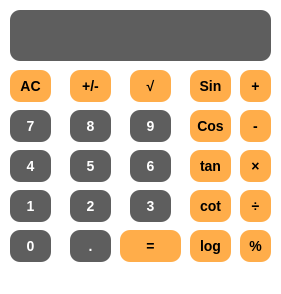
<?xml version="1.0" encoding="UTF-8"?>
<ui version="4.0">
 <class>MainWindow</class>
 <widget class="QMainWindow" name="MainWindow">
  <property name="geometry">
   <rect>
    <x>0</x>
    <y>0</y>
    <width>281</width>
    <height>294</height>
   </rect>
  </property>
  <property name="windowTitle">
   <string>MainWindow</string>
  </property>
  <property name="styleSheet">
   <string notr="true">background-color: rgb(255, 255, 255);
</string>
  </property>
  <widget class="QWidget" name="centralwidget">
   <widget class="QPushButton" name="btn_sum">
    <property name="geometry">
     <rect>
      <x>240</x>
      <y>70</y>
      <width>31</width>
      <height>32</height>
     </rect>
    </property>
    <property name="toolTipDuration">
     <number>-1</number>
    </property>
    <property name="styleSheet">
     <string notr="true">background-color: rgb(255, 173, 74);
border-style: outset;
border-width: 0px;
border-radius: 10px;
font: bold 14px;
</string>
    </property>
    <property name="text">
     <string>+</string>
    </property>
   </widget>
   <widget class="QLineEdit" name="tb_1">
    <property name="geometry">
     <rect>
      <x>10</x>
      <y>10</y>
      <width>261</width>
      <height>51</height>
     </rect>
    </property>
    <property name="styleSheet">
     <string notr="true">background-color: rgb(94, 94, 94);
color: white;
border-style: outset;
border-width: 0px;
border-radius: 10px;
font: bold 14px;
</string>
    </property>
   </widget>
   <widget class="QPushButton" name="btn_equal">
    <property name="geometry">
     <rect>
      <x>120</x>
      <y>230</y>
      <width>61</width>
      <height>32</height>
     </rect>
    </property>
    <property name="toolTipDuration">
     <number>-1</number>
    </property>
    <property name="styleSheet">
     <string notr="true">background-color: rgb(255, 173, 74);
border-style: outset;
border-width: 0px;
border-radius: 10px;
font: bold 14px;
</string>
    </property>
    <property name="text">
     <string>=</string>
    </property>
   </widget>
   <widget class="QPushButton" name="btn_cross">
    <property name="geometry">
     <rect>
      <x>240</x>
      <y>150</y>
      <width>31</width>
      <height>32</height>
     </rect>
    </property>
    <property name="toolTipDuration">
     <number>-1</number>
    </property>
    <property name="styleSheet">
     <string notr="true">background-color: rgb(255, 173, 74);
border-style: outset;
border-width: 0px;
border-radius: 10px;
font: bold 14px;
</string>
    </property>
    <property name="text">
     <string>×</string>
    </property>
   </widget>
   <widget class="QPushButton" name="btn_sub">
    <property name="geometry">
     <rect>
      <x>240</x>
      <y>110</y>
      <width>31</width>
      <height>32</height>
     </rect>
    </property>
    <property name="toolTipDuration">
     <number>-1</number>
    </property>
    <property name="styleSheet">
     <string notr="true">background-color: rgb(255, 173, 74);
border-style: outset;
border-width: 0px;
border-radius: 10px;
font: bold 14px;
</string>
    </property>
    <property name="text">
     <string>-</string>
    </property>
   </widget>
   <widget class="QPushButton" name="btn_div">
    <property name="geometry">
     <rect>
      <x>240</x>
      <y>190</y>
      <width>31</width>
      <height>32</height>
     </rect>
    </property>
    <property name="toolTip">
     <string/>
    </property>
    <property name="toolTipDuration">
     <number>-1</number>
    </property>
    <property name="styleSheet">
     <string notr="true">background-color: rgb(255, 173, 74);
border-style: outset;
border-width: 0px;
border-radius: 10px;
font: bold 14px;
</string>
    </property>
    <property name="text">
     <string>÷</string>
    </property>
   </widget>
   <widget class="QPushButton" name="btn_AC">
    <property name="geometry">
     <rect>
      <x>10</x>
      <y>70</y>
      <width>41</width>
      <height>32</height>
     </rect>
    </property>
    <property name="toolTipDuration">
     <number>-1</number>
    </property>
    <property name="styleSheet">
     <string notr="true">background-color: rgb(255, 173, 74);
border-style: outset;
border-width: 0px;
border-radius: 10px;
font: bold 14px;
</string>
    </property>
    <property name="text">
     <string>AC</string>
    </property>
   </widget>
   <widget class="QPushButton" name="btn_per">
    <property name="geometry">
     <rect>
      <x>240</x>
      <y>230</y>
      <width>31</width>
      <height>32</height>
     </rect>
    </property>
    <property name="toolTipDuration">
     <number>-1</number>
    </property>
    <property name="styleSheet">
     <string notr="true">background-color: rgb(255, 173, 74);
border-style: outset;
border-width: 0px;
border-radius: 10px;
font: bold 14px;
</string>
    </property>
    <property name="text">
     <string>%</string>
    </property>
   </widget>
   <widget class="QPushButton" name="btn_inv">
    <property name="geometry">
     <rect>
      <x>70</x>
      <y>70</y>
      <width>41</width>
      <height>32</height>
     </rect>
    </property>
    <property name="toolTipDuration">
     <number>-1</number>
    </property>
    <property name="styleSheet">
     <string notr="true">background-color: rgb(255, 173, 74);
border-style: outset;
border-width: 0px;
border-radius: 10px;
font: bold 14px;
</string>
    </property>
    <property name="text">
     <string>+/-</string>
    </property>
   </widget>
   <widget class="QPushButton" name="btn_sin">
    <property name="geometry">
     <rect>
      <x>190</x>
      <y>70</y>
      <width>41</width>
      <height>32</height>
     </rect>
    </property>
    <property name="toolTipDuration">
     <number>-1</number>
    </property>
    <property name="styleSheet">
     <string notr="true">background-color: rgb(255, 173, 74);
border-style: outset;
border-width: 0px;
border-radius: 10px;
font: bold 14px;
</string>
    </property>
    <property name="text">
     <string>Sin</string>
    </property>
   </widget>
   <widget class="QPushButton" name="btn_cos">
    <property name="geometry">
     <rect>
      <x>190</x>
      <y>110</y>
      <width>41</width>
      <height>32</height>
     </rect>
    </property>
    <property name="toolTipDuration">
     <number>-1</number>
    </property>
    <property name="styleSheet">
     <string notr="true">background-color: rgb(255, 173, 74);
border-style: outset;
border-width: 0px;
border-radius: 10px;
font: bold 14px;
</string>
    </property>
    <property name="text">
     <string>Cos</string>
    </property>
   </widget>
   <widget class="QPushButton" name="btn_tan">
    <property name="geometry">
     <rect>
      <x>190</x>
      <y>150</y>
      <width>41</width>
      <height>32</height>
     </rect>
    </property>
    <property name="toolTipDuration">
     <number>-1</number>
    </property>
    <property name="styleSheet">
     <string notr="true">background-color: rgb(255, 173, 74);
border-style: outset;
border-width: 0px;
border-radius: 10px;
font: bold 14px;
</string>
    </property>
    <property name="text">
     <string>tan</string>
    </property>
   </widget>
   <widget class="QPushButton" name="btn_cot">
    <property name="geometry">
     <rect>
      <x>190</x>
      <y>190</y>
      <width>41</width>
      <height>32</height>
     </rect>
    </property>
    <property name="toolTipDuration">
     <number>-1</number>
    </property>
    <property name="styleSheet">
     <string notr="true">background-color: rgb(255, 173, 74);
border-style: outset;
border-width: 0px;
border-radius: 10px;
font: bold 14px;
</string>
    </property>
    <property name="text">
     <string>cot</string>
    </property>
   </widget>
   <widget class="QPushButton" name="btn_log">
    <property name="geometry">
     <rect>
      <x>190</x>
      <y>230</y>
      <width>41</width>
      <height>32</height>
     </rect>
    </property>
    <property name="toolTipDuration">
     <number>-1</number>
    </property>
    <property name="styleSheet">
     <string notr="true">background-color: rgb(255, 173, 74);
border-style: outset;
border-width: 0px;
border-radius: 10px;
font: bold 14px;
</string>
    </property>
    <property name="text">
     <string>log</string>
    </property>
   </widget>
   <widget class="QPushButton" name="btn_sqrt">
    <property name="geometry">
     <rect>
      <x>130</x>
      <y>70</y>
      <width>41</width>
      <height>32</height>
     </rect>
    </property>
    <property name="toolTipDuration">
     <number>-1</number>
    </property>
    <property name="styleSheet">
     <string notr="true">background-color: rgb(255, 173, 74);
border-style: outset;
border-width: 0px;
border-radius: 10px;
font: bold 14px;
</string>
    </property>
    <property name="text">
     <string>√</string>
    </property>
   </widget>
   <widget class="QPushButton" name="btn_0">
    <property name="geometry">
     <rect>
      <x>10</x>
      <y>230</y>
      <width>41</width>
      <height>32</height>
     </rect>
    </property>
    <property name="toolTipDuration">
     <number>-1</number>
    </property>
    <property name="styleSheet">
     <string notr="true">background-color: rgb(94, 94, 94);
color: white;
border-style: outset;
border-width: 0px;
border-radius: 10px;
font: bold 14px;
</string>
    </property>
    <property name="text">
     <string>0</string>
    </property>
   </widget>
   <widget class="QPushButton" name="btn_dot">
    <property name="geometry">
     <rect>
      <x>70</x>
      <y>230</y>
      <width>41</width>
      <height>32</height>
     </rect>
    </property>
    <property name="toolTipDuration">
     <number>-1</number>
    </property>
    <property name="styleSheet">
     <string notr="true">background-color: rgb(94, 94, 94);
color: white;
border-style: outset;
border-width: 0px;
border-radius: 10px;
font: bold 14px;
</string>
    </property>
    <property name="text">
     <string>.</string>
    </property>
   </widget>
   <widget class="QPushButton" name="btn_1">
    <property name="geometry">
     <rect>
      <x>10</x>
      <y>190</y>
      <width>41</width>
      <height>32</height>
     </rect>
    </property>
    <property name="toolTipDuration">
     <number>-1</number>
    </property>
    <property name="styleSheet">
     <string notr="true">background-color: rgb(94, 94, 94);
color: white;
border-style: outset;
border-width: 0px;
border-radius: 10px;
font: bold 14px;
</string>
    </property>
    <property name="text">
     <string>1</string>
    </property>
   </widget>
   <widget class="QPushButton" name="btn_2">
    <property name="geometry">
     <rect>
      <x>70</x>
      <y>190</y>
      <width>41</width>
      <height>32</height>
     </rect>
    </property>
    <property name="toolTipDuration">
     <number>-1</number>
    </property>
    <property name="styleSheet">
     <string notr="true">background-color: rgb(94, 94, 94);
color: white;
border-style: outset;
border-width: 0px;
border-radius: 10px;
font: bold 14px;
</string>
    </property>
    <property name="text">
     <string>2</string>
    </property>
   </widget>
   <widget class="QPushButton" name="btn_3">
    <property name="geometry">
     <rect>
      <x>130</x>
      <y>190</y>
      <width>41</width>
      <height>32</height>
     </rect>
    </property>
    <property name="toolTipDuration">
     <number>-1</number>
    </property>
    <property name="styleSheet">
     <string notr="true">background-color: rgb(94, 94, 94);
color: white;
border-style: outset;
border-width: 0px;
border-radius: 10px;
font: bold 14px;
</string>
    </property>
    <property name="text">
     <string>3</string>
    </property>
   </widget>
   <widget class="QPushButton" name="btn_4">
    <property name="geometry">
     <rect>
      <x>10</x>
      <y>150</y>
      <width>41</width>
      <height>32</height>
     </rect>
    </property>
    <property name="toolTipDuration">
     <number>-1</number>
    </property>
    <property name="styleSheet">
     <string notr="true">background-color: rgb(94, 94, 94);
color: white;
border-style: outset;
border-width: 0px;
border-radius: 10px;
font: bold 14px;
</string>
    </property>
    <property name="text">
     <string>4</string>
    </property>
   </widget>
   <widget class="QPushButton" name="btn_5">
    <property name="geometry">
     <rect>
      <x>70</x>
      <y>150</y>
      <width>41</width>
      <height>32</height>
     </rect>
    </property>
    <property name="toolTipDuration">
     <number>-1</number>
    </property>
    <property name="styleSheet">
     <string notr="true">background-color: rgb(94, 94, 94);
color: white;
border-style: outset;
border-width: 0px;
border-radius: 10px;
font: bold 14px;
</string>
    </property>
    <property name="text">
     <string>5</string>
    </property>
   </widget>
   <widget class="QPushButton" name="btn_6">
    <property name="geometry">
     <rect>
      <x>130</x>
      <y>150</y>
      <width>41</width>
      <height>32</height>
     </rect>
    </property>
    <property name="toolTipDuration">
     <number>-1</number>
    </property>
    <property name="styleSheet">
     <string notr="true">background-color: rgb(94, 94, 94);
color: white;
border-style: outset;
border-width: 0px;
border-radius: 10px;
font: bold 14px;
</string>
    </property>
    <property name="text">
     <string>6</string>
    </property>
   </widget>
   <widget class="QPushButton" name="btn_7">
    <property name="geometry">
     <rect>
      <x>10</x>
      <y>110</y>
      <width>41</width>
      <height>32</height>
     </rect>
    </property>
    <property name="toolTipDuration">
     <number>-1</number>
    </property>
    <property name="styleSheet">
     <string notr="true">background-color: rgb(94, 94, 94);
color: white;
border-style: outset;
border-width: 0px;
border-radius: 10px;
font: bold 14px;
</string>
    </property>
    <property name="text">
     <string>7</string>
    </property>
   </widget>
   <widget class="QPushButton" name="btn_8">
    <property name="geometry">
     <rect>
      <x>70</x>
      <y>110</y>
      <width>41</width>
      <height>32</height>
     </rect>
    </property>
    <property name="toolTipDuration">
     <number>-1</number>
    </property>
    <property name="styleSheet">
     <string notr="true">background-color: rgb(94, 94, 94);
color: white;
border-style: outset;
border-width: 0px;
border-radius: 10px;
font: bold 14px;
</string>
    </property>
    <property name="text">
     <string>8</string>
    </property>
   </widget>
   <widget class="QPushButton" name="btn_9">
    <property name="geometry">
     <rect>
      <x>130</x>
      <y>110</y>
      <width>41</width>
      <height>32</height>
     </rect>
    </property>
    <property name="toolTipDuration">
     <number>-1</number>
    </property>
    <property name="styleSheet">
     <string notr="true">background-color: rgb(94, 94, 94);
color: white;
border-style: outset;
border-width: 0px;
border-radius: 10px;
font: bold 14px;
</string>
    </property>
    <property name="text">
     <string>9</string>
    </property>
   </widget>
  </widget>
  <widget class="QStatusBar" name="statusbar"/>
 </widget>
 <resources/>
 <connections/>
</ui>
